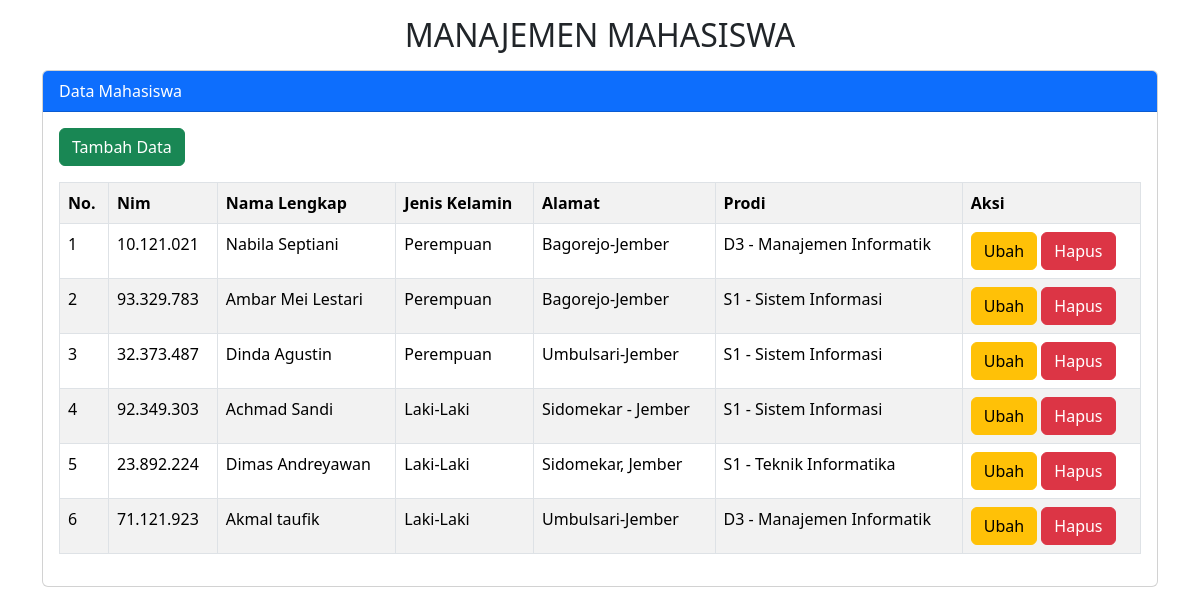
The page / on the database its author committed.
### tables this page shows
CREATE TABLE `tmhs` (
  `id_mhs` int(11) NOT NULL,
  `nim` varchar(10) NOT NULL,
  `nama` varchar(150) NOT NULL,
  `jenis_kelamin` tinyint(1) NOT NULL,
  `alamat` varchar(150) NOT NULL,
  `prodi` varchar(25) NOT NULL
);

### index.php (the view, shortened to what this page needs)
<?php
include "koneksi.php";
?>
<!doctype html>
<html lang="en">
<head>
  <link href="https://cdn.jsdelivr.net/npm/bootstrap@5.3.2/dist/css/bootstrap.min.css" rel="stylesheet">
</head>
<body>
  <div class="container">
    <div class="mt-3">
      <h2 class="text-center">MANAJEMEN MAHASISWA</h2>
    </div>
    <div class="card mt-3">
      <div class="card-header bg-primary text-white">
        Data Mahasiswa
      </div>
      <div class="card-body">
        <button type="button" class="btn btn-success mb-3" data-bs-toggle="modal" data-bs-target="#modalTambah">
          Tambah Data
        </button>
        <table class="table table-bordered table-striped table-hover">
          <tr>
            <th>No.</th>
            <th>Nim</th>
            <th>Nama Lengkap</th>
            <th>Jenis Kelamin</th>
            <th>Alamat</th>
            <th>Prodi</th>
            <th>Aksi</th>
          </tr>
          <?php
          $no = 1;
          $tampil = mysqli_query($koneksi, "SELECT * FROM tmhs ORDER BY id_mhs DESC");
          while ($data = mysqli_fetch_array($tampil)) :
          ?>
            <tr>
              <td><?= $no++ ?></td>
              <td><?= $data['nim'] ?></td>
              <td><?= $data['nama'] ?></td>
              <td><?php if ($data['jenis_kelamin'] == 0) {
                    echo "Laki-Laki";
                  } else {
                    echo "Perempuan";
                  } ?></td>
              <td><?= $data['alamat'] ?></td>
              <td><?= $data['prodi'] ?></td>
              <td>
                <a href="#" class="btn btn-warning" data-bs-toggle="modal" data-bs-target="#modalUbah<?= $no ?>">Ubah</a>
                <a href="#" class="btn btn-danger" data-bs-toggle="modal" data-bs-target="#modalHapus<?= $no ?>">Hapus</a>
              </td>
            </tr>
          <?php endwhile; ?>
        </table>
      </div>
    </div>
  </div>
</body>
</html>

### rows shown on the page
tmhs: nim "10.121.021", nama "Nabila Septiani", jenis_kelamin "Perempuan", alamat "Bagorejo-Jember", prodi "D3 - Manajemen Informatik"
tmhs: nim "93.329.783", nama "Ambar Mei Lestari", jenis_kelamin "Perempuan", alamat "Bagorejo-Jember", prodi "S1 - Sistem Informasi"
tmhs: nim "32.373.487", nama "Dinda Agustin", jenis_kelamin "Perempuan", alamat "Umbulsari-Jember", prodi "S1 - Sistem Informasi"
tmhs: nim "92.349.303", nama "Achmad Sandi", jenis_kelamin "Laki-Laki", alamat "Sidomekar - Jember", prodi "S1 - Sistem Informasi"
tmhs: nim "23.892.224", nama "Dimas Andreyawan", jenis_kelamin "Laki-Laki", alamat "Sidomekar, Jember", prodi "S1 - Teknik Informatika"
tmhs: nim "71.121.923", nama "Akmal taufik", jenis_kelamin "Laki-Laki", alamat "Umbulsari-Jember", prodi "D3 - Manajemen Informatik"
